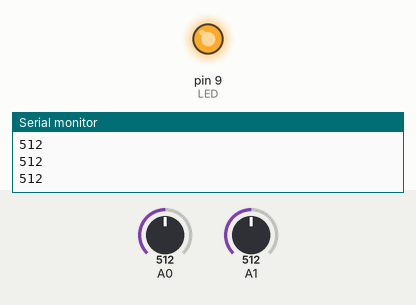
Simulated run of this sketch. Board: Arduino Uno, built with avr-gcc and run on an emulated ATmega328P. Parts: output pins drawn as LEDs (lit = HIGH), the last lines printed to the serial monitor. The test bench sets the inputs (shaded band); at power-on: A1 = 512, A0 = 512.

Above: at 1.2 s.
1.3 s: A1 set to 35
2.8 s: A1 set to 28
At 3.5 s:
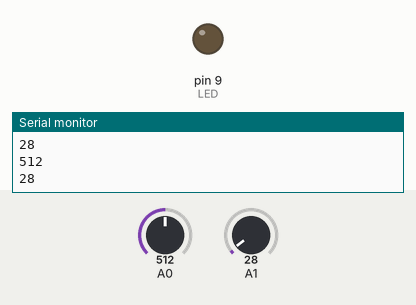
4.3 s: A1 set to 122
At 4.9 s:
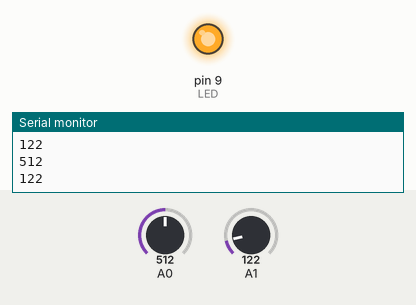
5.8 s: A1 set to 20
At 6.4 s:
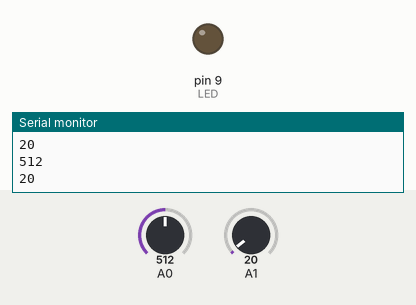
Timing chart, 0 to 8.3 s (numbered marks = the images above; inputs shaded):
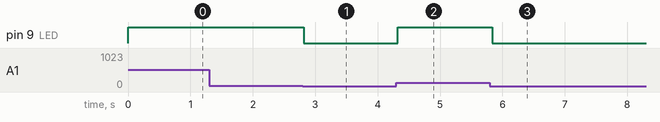

The sketch:

SENSOR_B_N.ino
```cpp
int LED=9;
int linea_1=0;
int linea_2=0;
void setup()
{
  pinMode(LED,OUTPUT);
  Serial.begin(9600);
}

void loop() {

  linea_1=analogRead(A0);
  linea_2=analogRead(A1);
  Serial.println(linea_1);
  Serial.println(linea_2);
  if (linea_1 < 30  || linea_2 > 30)
  {
    digitalWrite(LED,HIGH);
  }
  else{
    digitalWrite(LED,LOW);
    }
 delay(100);
}
```

Measured:
- the behaviour switches between 31 and 30 on A1 (found by bisection; images 0 and 1)
- after the input at 2.8 s, pin 9 (LED): HIGH → LOW at once
- after the input at 4.3 s, pin 9 (LED): LOW → HIGH at once
- after the input at 5.8 s, pin 9 (LED): HIGH → LOW at once
